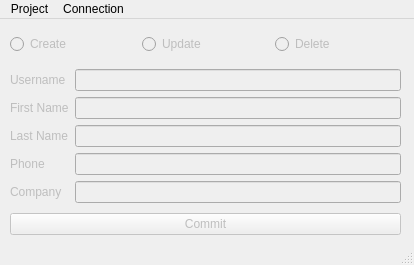
<?xml version="1.0" encoding="UTF-8"?>
<ui version="4.0">
 <class>MainWindow</class>
 <widget class="QMainWindow" name="MainWindow">
  <property name="geometry">
   <rect>
    <x>0</x>
    <y>0</y>
    <width>414</width>
    <height>265</height>
   </rect>
  </property>
  <property name="sizePolicy">
   <sizepolicy hsizetype="Fixed" vsizetype="Fixed">
    <horstretch>0</horstretch>
    <verstretch>0</verstretch>
   </sizepolicy>
  </property>
  <property name="windowTitle">
   <string>SocketClient</string>
  </property>
  <widget class="QWidget" name="centralwidget">
   <widget class="QWidget" name="formLayoutWidget">
    <property name="geometry">
     <rect>
      <x>10</x>
      <y>50</y>
      <width>391</width>
      <height>134</height>
     </rect>
    </property>
    <layout class="QFormLayout" name="formLayout">
     <item row="0" column="0">
      <widget class="QLabel" name="userNameLabel">
       <property name="enabled">
        <bool>false</bool>
       </property>
       <property name="text">
        <string>Username</string>
       </property>
      </widget>
     </item>
     <item row="0" column="1">
      <widget class="QLineEdit" name="userNamelineEdit">
       <property name="enabled">
        <bool>false</bool>
       </property>
      </widget>
     </item>
     <item row="1" column="0">
      <widget class="QLabel" name="firstNameLabel">
       <property name="enabled">
        <bool>false</bool>
       </property>
       <property name="text">
        <string>First Name</string>
       </property>
      </widget>
     </item>
     <item row="1" column="1">
      <widget class="QLineEdit" name="firstNamelineEdit">
       <property name="enabled">
        <bool>false</bool>
       </property>
      </widget>
     </item>
     <item row="2" column="0">
      <widget class="QLabel" name="lastNameLabel">
       <property name="enabled">
        <bool>false</bool>
       </property>
       <property name="text">
        <string>Last Name</string>
       </property>
      </widget>
     </item>
     <item row="2" column="1">
      <widget class="QLineEdit" name="lastNamelineEdit">
       <property name="enabled">
        <bool>false</bool>
       </property>
      </widget>
     </item>
     <item row="3" column="0">
      <widget class="QLabel" name="phoneLabel">
       <property name="enabled">
        <bool>false</bool>
       </property>
       <property name="text">
        <string>Phone</string>
       </property>
      </widget>
     </item>
     <item row="3" column="1">
      <widget class="QLineEdit" name="phonelineEdit">
       <property name="enabled">
        <bool>false</bool>
       </property>
      </widget>
     </item>
     <item row="4" column="0">
      <widget class="QLabel" name="companyLabel">
       <property name="enabled">
        <bool>false</bool>
       </property>
       <property name="text">
        <string>Company</string>
       </property>
      </widget>
     </item>
     <item row="4" column="1">
      <widget class="QLineEdit" name="companyLineEdit">
       <property name="enabled">
        <bool>false</bool>
       </property>
      </widget>
     </item>
    </layout>
   </widget>
   <widget class="QWidget" name="horizontalLayoutWidget">
    <property name="geometry">
     <rect>
      <x>10</x>
      <y>10</y>
      <width>391</width>
      <height>31</height>
     </rect>
    </property>
    <layout class="QHBoxLayout" name="horizontalLayout">
     <item>
      <widget class="QRadioButton" name="createRadioButton">
       <property name="enabled">
        <bool>false</bool>
       </property>
       <property name="text">
        <string>Create</string>
       </property>
      </widget>
     </item>
     <item>
      <widget class="QRadioButton" name="updateRadioButton">
       <property name="enabled">
        <bool>false</bool>
       </property>
       <property name="text">
        <string>Update</string>
       </property>
      </widget>
     </item>
     <item>
      <widget class="QRadioButton" name="deleteRadioButton">
       <property name="enabled">
        <bool>false</bool>
       </property>
       <property name="text">
        <string>Delete</string>
       </property>
      </widget>
     </item>
    </layout>
   </widget>
   <widget class="QWidget" name="horizontalLayoutWidget_2">
    <property name="geometry">
     <rect>
      <x>10</x>
      <y>190</y>
      <width>391</width>
      <height>31</height>
     </rect>
    </property>
    <layout class="QHBoxLayout" name="horizontalLayout_2">
     <item>
      <widget class="QPushButton" name="commitPushButton">
       <property name="enabled">
        <bool>false</bool>
       </property>
       <property name="text">
        <string>Commit</string>
       </property>
      </widget>
     </item>
    </layout>
   </widget>
  </widget>
  <widget class="QMenuBar" name="menubar">
   <property name="geometry">
    <rect>
     <x>0</x>
     <y>0</y>
     <width>414</width>
     <height>21</height>
    </rect>
   </property>
   <widget class="QMenu" name="menuProject">
    <property name="title">
     <string>Project</string>
    </property>
    <addaction name="actionCreate"/>
    <addaction name="actionLoad"/>
    <addaction name="actionClose"/>
    <addaction name="actionExit_Program"/>
   </widget>
   <widget class="QMenu" name="menuConnection">
    <property name="title">
     <string>Connection</string>
    </property>
    <widget class="QMenu" name="menuType">
     <property name="enabled">
      <bool>true</bool>
     </property>
     <property name="title">
      <string>Type</string>
     </property>
     <addaction name="actionHTTP"/>
     <addaction name="actionTCP"/>
    </widget>
    <addaction name="menuType"/>
   </widget>
   <addaction name="menuProject"/>
   <addaction name="menuConnection"/>
  </widget>
  <widget class="QStatusBar" name="statusbar"/>
  <action name="actionCreate">
   <property name="text">
    <string>Create</string>
   </property>
  </action>
  <action name="actionLoad">
   <property name="text">
    <string>Load</string>
   </property>
  </action>
  <action name="actionClose">
   <property name="text">
    <string>Close</string>
   </property>
  </action>
  <action name="actionExit_Program">
   <property name="text">
    <string>Exit Program</string>
   </property>
  </action>
  <action name="actionHTTP">
   <property name="checkable">
    <bool>true</bool>
   </property>
   <property name="enabled">
    <bool>false</bool>
   </property>
   <property name="text">
    <string>HTTP</string>
   </property>
  </action>
  <action name="actionTCP">
   <property name="checkable">
    <bool>true</bool>
   </property>
   <property name="enabled">
    <bool>false</bool>
   </property>
   <property name="text">
    <string>TCP</string>
   </property>
  </action>
 </widget>
 <resources/>
 <connections/>
</ui>
